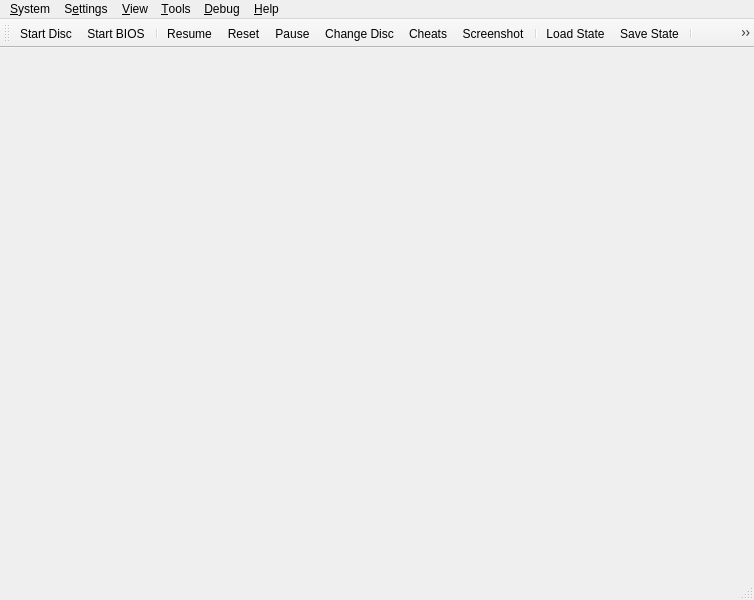
<?xml version="1.0" encoding="UTF-8"?>
<ui version="4.0">
 <class>MainWindow</class>
 <widget class="QMainWindow" name="MainWindow">
  <property name="geometry">
   <rect>
    <x>0</x>
    <y>0</y>
    <width>754</width>
    <height>600</height>
   </rect>
  </property>
  <property name="windowTitle">
   <string>DuckStation</string>
  </property>
  <property name="windowIcon">
   <iconset resource="resources/resources.qrc">
    <normaloff>:/icons/duck.png</normaloff>:/icons/duck.png</iconset>
  </property>
  <widget class="QStackedWidget" name="mainContainer">
   <property name="currentIndex">
    <number>0</number>
   </property>
   <widget class="QWidget" name="page"/>
   <widget class="QWidget" name="page_2"/>
  </widget>
  <widget class="QMenuBar" name="menuBar">
   <property name="geometry">
    <rect>
     <x>0</x>
     <y>0</y>
     <width>754</width>
     <height>21</height>
    </rect>
   </property>
   <widget class="QMenu" name="menuSystem">
    <property name="title">
     <string>&amp;System</string>
    </property>
    <widget class="QMenu" name="menuChangeDisc">
     <property name="title">
      <string>Change Disc</string>
     </property>
     <property name="icon">
      <iconset resource="resources/resources.qrc">
       <normaloff>:/icons/media-optical.png</normaloff>:/icons/media-optical.png</iconset>
     </property>
     <widget class="QMenu" name="menuChangeDiscFromPlaylist">
      <property name="title">
       <string>From Playlist...</string>
      </property>
     </widget>
     <addaction name="actionChangeDiscFromFile"/>
     <addaction name="actionChangeDiscFromGameList"/>
     <addaction name="menuChangeDiscFromPlaylist"/>
     <addaction name="actionRemoveDisc"/>
    </widget>
    <widget class="QMenu" name="menuCheats">
     <property name="title">
      <string>Cheats</string>
     </property>
     <property name="icon">
      <iconset resource="resources/resources.qrc">
       <normaloff>:/icons/conical-flask-red.png</normaloff>:/icons/conical-flask-red.png</iconset>
     </property>
    </widget>
    <widget class="QMenu" name="menuLoadState">
     <property name="title">
      <string>Load State</string>
     </property>
     <property name="icon">
      <iconset resource="resources/resources.qrc">
       <normaloff>:/icons/document-open.png</normaloff>:/icons/document-open.png</iconset>
     </property>
    </widget>
    <widget class="QMenu" name="menuSaveState">
     <property name="title">
      <string>Save State</string>
     </property>
     <property name="icon">
      <iconset resource="resources/resources.qrc">
       <normaloff>:/icons/document-save.png</normaloff>:/icons/document-save.png</iconset>
     </property>
    </widget>
    <addaction name="actionStartDisc"/>
    <addaction name="actionStartBios"/>
    <addaction name="actionResumeLastState"/>
    <addaction name="separator"/>
    <addaction name="actionPowerOff"/>
    <addaction name="actionReset"/>
    <addaction name="actionPause"/>
    <addaction name="menuChangeDisc"/>
    <addaction name="separator"/>
    <addaction name="menuCheats"/>
    <addaction name="actionScreenshot"/>
    <addaction name="separator"/>
    <addaction name="menuLoadState"/>
    <addaction name="menuSaveState"/>
    <addaction name="separator"/>
    <addaction name="actionExit"/>
   </widget>
   <widget class="QMenu" name="menuSettings">
    <property name="title">
     <string>S&amp;ettings</string>
    </property>
    <widget class="QMenu" name="menuSettingsTheme">
     <property name="title">
      <string>Theme</string>
     </property>
    </widget>
    <widget class="QMenu" name="menuSettingsLanguage">
     <property name="title">
      <string>Language</string>
     </property>
    </widget>
    <addaction name="actionFullscreen"/>
    <addaction name="separator"/>
    <addaction name="actionGeneralSettings"/>
    <addaction name="actionBIOSSettings"/>
    <addaction name="actionConsoleSettings"/>
    <addaction name="actionGameListSettings"/>
    <addaction name="actionHotkeySettings"/>
    <addaction name="actionControllerSettings"/>
    <addaction name="actionMemoryCardSettings"/>
    <addaction name="actionDisplaySettings"/>
    <addaction name="actionEnhancementSettings"/>
    <addaction name="actionPostProcessingSettings"/>
    <addaction name="actionAudioSettings"/>
    <addaction name="actionAdvancedSettings"/>
    <addaction name="separator"/>
    <addaction name="actionAddGameDirectory"/>
    <addaction name="actionScanForNewGames"/>
    <addaction name="actionRescanAllGames"/>
    <addaction name="separator"/>
    <addaction name="menuSettingsLanguage"/>
    <addaction name="menuSettingsTheme"/>
   </widget>
   <widget class="QMenu" name="menuHelp">
    <property name="title">
     <string>&amp;Help</string>
    </property>
    <addaction name="actionGitHubRepository"/>
    <addaction name="actionIssueTracker"/>
    <addaction name="actionDiscordServer"/>
    <addaction name="separator"/>
    <addaction name="actionCheckForUpdates"/>
    <addaction name="separator"/>
    <addaction name="actionAboutQt"/>
    <addaction name="actionAbout"/>
   </widget>
   <widget class="QMenu" name="menuDebug">
    <property name="title">
     <string>&amp;Debug</string>
    </property>
    <widget class="QMenu" name="menuRenderer">
     <property name="title">
      <string>Switch GPU Renderer</string>
     </property>
    </widget>
    <widget class="QMenu" name="menuCPUExecutionMode">
     <property name="title">
      <string>Switch CPU Emulation Mode</string>
     </property>
    </widget>
    <widget class="QMenu" name="menuCropMode">
     <property name="title">
      <string>Switch Crop Mode</string>
     </property>
    </widget>
    <addaction name="menuCPUExecutionMode"/>
    <addaction name="menuRenderer"/>
    <addaction name="menuCropMode"/>
    <addaction name="actionDisableInterlacing"/>
    <addaction name="actionForceNTSCTimings"/>
    <addaction name="separator"/>
    <addaction name="actionDebugDumpCPUtoVRAMCopies"/>
    <addaction name="actionDebugDumpVRAMtoCPUCopies"/>
    <addaction name="actionDumpAudio"/>
    <addaction name="actionDumpRAM"/>
    <addaction name="separator"/>
    <addaction name="actionDebugShowVRAM"/>
    <addaction name="actionDebugShowGPUState"/>
    <addaction name="actionDebugShowCDROMState"/>
    <addaction name="actionDebugShowSPUState"/>
    <addaction name="actionDebugShowTimersState"/>
    <addaction name="actionDebugShowMDECState"/>
    <addaction name="actionDebugShowDMAState"/>
   </widget>
   <widget class="QMenu" name="menu_View">
    <property name="title">
     <string>&amp;View</string>
    </property>
    <widget class="QMenu" name="menuWindowSize">
     <property name="title">
      <string>&amp;Window Size</string>
     </property>
    </widget>
    <addaction name="actionViewToolbar"/>
    <addaction name="actionViewStatusBar"/>
    <addaction name="separator"/>
    <addaction name="actionViewGameList"/>
    <addaction name="actionViewGameGrid"/>
    <addaction name="actionViewSystemDisplay"/>
    <addaction name="actionViewGameProperties"/>
    <addaction name="separator"/>
    <addaction name="menuWindowSize"/>
    <addaction name="separator"/>
    <addaction name="actionGridViewShowTitles"/>
    <addaction name="actionGridViewZoomIn"/>
    <addaction name="actionGridViewZoomOut"/>
    <addaction name="actionGridViewRefreshCovers"/>
   </widget>
   <widget class="QMenu" name="menu_Tools">
    <property name="title">
     <string>&amp;Tools</string>
    </property>
    <addaction name="actionMemory_Card_Editor"/>
    <addaction name="actionCheatManager"/>
    <addaction name="actionDebugger" />
    <addaction name="separator"/>
    <addaction name="actionOpenDataDirectory"/>
   </widget>
   <addaction name="menuSystem"/>
   <addaction name="menuSettings"/>
   <addaction name="menu_View"/>
   <addaction name="menu_Tools"/>
   <addaction name="menuDebug"/>
   <addaction name="menuHelp"/>
  </widget>
  <widget class="QToolBar" name="toolBar">
   <property name="windowTitle">
    <string>toolBar</string>
   </property>
   <property name="iconSize">
    <size>
     <width>32</width>
     <height>32</height>
    </size>
   </property>
   <property name="toolButtonStyle">
    <enum>Qt::ToolButtonTextUnderIcon</enum>
   </property>
   <attribute name="toolBarArea">
    <enum>TopToolBarArea</enum>
   </attribute>
   <attribute name="toolBarBreak">
    <bool>false</bool>
   </attribute>
   <addaction name="actionStartDisc"/>
   <addaction name="actionStartBios"/>
   <addaction name="separator"/>
   <addaction name="actionResumeLastState"/>
   <addaction name="actionReset"/>
   <addaction name="actionPause"/>
   <addaction name="actionChangeDisc"/>
   <addaction name="actionCheats"/>
   <addaction name="actionScreenshot"/>
   <addaction name="separator"/>
   <addaction name="actionLoadState"/>
   <addaction name="actionSaveState"/>
   <addaction name="separator"/>
   <addaction name="actionFullscreen"/>
   <addaction name="actionSettings"/>
  </widget>
  <widget class="QStatusBar" name="statusBar"/>
  <action name="actionStartDisc">
   <property name="icon">
    <iconset resource="resources/resources.qrc">
     <normaloff>:/icons/drive-optical.png</normaloff>:/icons/drive-optical.png</iconset>
   </property>
   <property name="text">
    <string>Start &amp;Disc...</string>
   </property>
  </action>
  <action name="actionStartBios">
   <property name="icon">
    <iconset resource="resources/resources.qrc">
     <normaloff>:/icons/drive-removable-media.png</normaloff>:/icons/drive-removable-media.png</iconset>
   </property>
   <property name="text">
    <string>Start &amp;BIOS</string>
   </property>
  </action>
  <action name="actionScanForNewGames">
   <property name="icon">
    <iconset resource="resources/resources.qrc">
     <normaloff>:/icons/folder-open.png</normaloff>:/icons/folder-open.png</iconset>
   </property>
   <property name="text">
    <string>&amp;Scan For New Games</string>
   </property>
  </action>
  <action name="actionRescanAllGames">
   <property name="icon">
    <iconset resource="resources/resources.qrc">
     <normaloff>:/icons/view-refresh.png</normaloff>:/icons/view-refresh.png</iconset>
   </property>
   <property name="text">
    <string>&amp;Rescan All Games</string>
   </property>
  </action>
  <action name="actionPowerOff">
   <property name="icon">
    <iconset resource="resources/resources.qrc">
     <normaloff>:/icons/system-shutdown.png</normaloff>:/icons/system-shutdown.png</iconset>
   </property>
   <property name="text">
    <string>Power &amp;Off</string>
   </property>
  </action>
  <action name="actionReset">
   <property name="icon">
    <iconset resource="resources/resources.qrc">
     <normaloff>:/icons/view-refresh.png</normaloff>:/icons/view-refresh.png</iconset>
   </property>
   <property name="text">
    <string>&amp;Reset</string>
   </property>
  </action>
  <action name="actionPause">
   <property name="checkable">
    <bool>true</bool>
   </property>
   <property name="icon">
    <iconset resource="resources/resources.qrc">
     <normaloff>:/icons/media-playback-pause.png</normaloff>:/icons/media-playback-pause.png</iconset>
   </property>
   <property name="text">
    <string>&amp;Pause</string>
   </property>
  </action>
  <action name="actionLoadState">
   <property name="icon">
    <iconset resource="resources/resources.qrc">
     <normaloff>:/icons/document-open.png</normaloff>:/icons/document-open.png</iconset>
   </property>
   <property name="text">
    <string>&amp;Load State</string>
   </property>
  </action>
  <action name="actionSaveState">
   <property name="icon">
    <iconset resource="resources/resources.qrc">
     <normaloff>:/icons/document-save.png</normaloff>:/icons/document-save.png</iconset>
   </property>
   <property name="text">
    <string>&amp;Save State</string>
   </property>
  </action>
  <action name="actionExit">
   <property name="text">
    <string>E&amp;xit</string>
   </property>
  </action>
  <action name="actionBIOSSettings">
   <property name="icon">
    <iconset resource="resources/resources.qrc">
     <normaloff>:/icons/media-flash-2.png</normaloff>:/icons/media-flash-2.png</iconset>
   </property>
   <property name="text">
    <string>B&amp;IOS Settings...</string>
   </property>
  </action>
  <action name="actionConsoleSettings">
   <property name="icon">
    <iconset resource="resources/resources.qrc">
     <normaloff>:/icons/utilities-system-monitor.png</normaloff>:/icons/utilities-system-monitor.png</iconset>
   </property>
   <property name="text">
    <string>C&amp;onsole Settings...</string>
   </property>
  </action>
  <action name="actionControllerSettings">
   <property name="icon">
    <iconset resource="resources/resources.qrc">
     <normaloff>:/icons/input-gaming.png</normaloff>:/icons/input-gaming.png</iconset>
   </property>
   <property name="text">
    <string>&amp;Controller Settings...</string>
   </property>
  </action>
  <action name="actionHotkeySettings">
   <property name="icon">
    <iconset resource="resources/resources.qrc">
     <normaloff>:/icons/applications-other.png</normaloff>:/icons/applications-other.png</iconset>
   </property>
   <property name="text">
    <string>&amp;Hotkey Settings...</string>
   </property>
  </action>
  <action name="actionDisplaySettings">
   <property name="icon">
    <iconset resource="resources/resources.qrc">
     <normaloff>:/icons/video-display.png</normaloff>:/icons/video-display.png</iconset>
   </property>
   <property name="text">
    <string>&amp;Display Settings...</string>
   </property>
  </action>
  <action name="actionEnhancementSettings">
   <property name="icon">
    <iconset resource="resources/resources.qrc">
     <normaloff>:/icons/antialias-icon.png</normaloff>:/icons/antialias-icon.png</iconset>
   </property>
   <property name="text">
    <string>&amp;Enhancement Settings...</string>
   </property>
  </action>
  <action name="actionPostProcessingSettings">
   <property name="icon">
    <iconset resource="resources/resources.qrc">
     <normaloff>:/icons/applications-graphics.png</normaloff>:/icons/applications-graphics.png</iconset>
   </property>
   <property name="text">
    <string>&amp;Post-Processing Settings...</string>
   </property>
  </action>
  <action name="actionFullscreen">
   <property name="icon">
    <iconset resource="resources/resources.qrc">
     <normaloff>:/icons/view-fullscreen.png</normaloff>:/icons/view-fullscreen.png</iconset>
   </property>
   <property name="text">
    <string>Fullscreen</string>
   </property>
  </action>
  <action name="actionResolution_Scale">
   <property name="text">
    <string>Resolution Scale</string>
   </property>
  </action>
  <action name="actionGitHubRepository">
   <property name="text">
    <string>&amp;GitHub Repository...</string>
   </property>
  </action>
  <action name="actionIssueTracker">
   <property name="text">
    <string>&amp;Issue Tracker...</string>
   </property>
  </action>
  <action name="actionDiscordServer">
   <property name="text">
    <string>&amp;Discord Server...</string>
   </property>
  </action>
  <action name="actionCheckForUpdates">
   <property name="text">
    <string>Check for &amp;Updates...</string>
   </property>
  </action>
  <action name="actionAboutQt">
   <property name="text">
    <string>About &amp;Qt...</string>
   </property>
  </action>
  <action name="actionAbout">
   <property name="text">
    <string>&amp;About DuckStation...</string>
   </property>
  </action>
  <action name="actionChangeDisc">
   <property name="icon">
    <iconset resource="resources/resources.qrc">
     <normaloff>:/icons/media-optical.png</normaloff>:/icons/media-optical.png</iconset>
   </property>
   <property name="text">
    <string>Change Disc...</string>
   </property>
  </action>
  <action name="actionCheats">
   <property name="icon">
    <iconset resource="resources/resources.qrc">
     <normaloff>:/icons/conical-flask-red.png</normaloff>:/icons/conical-flask-red.png</iconset>
   </property>
   <property name="text">
    <string>Cheats...</string>
   </property>
  </action>
  <action name="actionAudioSettings">
   <property name="icon">
    <iconset resource="resources/resources.qrc">
     <normaloff>:/icons/audio-card.png</normaloff>:/icons/audio-card.png</iconset>
   </property>
   <property name="text">
    <string>Audio Settings...</string>
   </property>
  </action>
  <action name="actionGameListSettings">
   <property name="icon">
    <iconset resource="resources/resources.qrc">
     <normaloff>:/icons/folder-open.png</normaloff>:/icons/folder-open.png</iconset>
   </property>
   <property name="text">
    <string>Game List Settings...</string>
   </property>
  </action>
  <action name="actionGeneralSettings">
   <property name="icon">
    <iconset resource="resources/resources.qrc">
     <normaloff>:/icons/applications-system.png</normaloff>:/icons/applications-system.png</iconset>
   </property>
   <property name="text">
    <string>General Settings...</string>
   </property>
  </action>
  <action name="actionAdvancedSettings">
   <property name="icon">
    <iconset resource="resources/resources.qrc">
     <normaloff>:/icons/applications-development.png</normaloff>:/icons/applications-development.png</iconset>
   </property>
   <property name="text">
    <string>Advanced Settings...</string>
   </property>
  </action>
  <action name="actionAddGameDirectory">
   <property name="icon">
    <iconset resource="resources/resources.qrc">
     <normaloff>:/icons/edit-find.png</normaloff>:/icons/edit-find.png</iconset>
   </property>
   <property name="text">
    <string>Add Game Directory...</string>
   </property>
  </action>
  <action name="actionSettings">
   <property name="icon">
    <iconset resource="resources/resources.qrc">
     <normaloff>:/icons/preferences-system.png</normaloff>:/icons/preferences-system.png</iconset>
   </property>
   <property name="text">
    <string>&amp;Settings...</string>
   </property>
  </action>
  <action name="actionChangeDiscFromFile">
   <property name="text">
    <string>From File...</string>
   </property>
  </action>
  <action name="actionChangeDiscFromGameList">
   <property name="text">
    <string>From Game List...</string>
   </property>
  </action>
  <action name="actionRemoveDisc">
   <property name="text">
    <string>Remove Disc</string>
   </property>
  </action>
  <action name="actionResume_State">
   <property name="text">
    <string>Resume State</string>
   </property>
  </action>
  <action name="actionGlobal_State">
   <property name="text">
    <string>Global State</string>
   </property>
  </action>
  <action name="actionDebugShowVRAM">
   <property name="checkable">
    <bool>true</bool>
   </property>
   <property name="text">
    <string>Show VRAM</string>
   </property>
  </action>
  <action name="actionDebugDumpCPUtoVRAMCopies">
   <property name="checkable">
    <bool>true</bool>
   </property>
   <property name="text">
    <string>Dump CPU to VRAM Copies</string>
   </property>
  </action>
  <action name="actionDebugDumpVRAMtoCPUCopies">
   <property name="checkable">
    <bool>true</bool>
   </property>
   <property name="text">
    <string>Dump VRAM to CPU Copies</string>
   </property>
  </action>
  <action name="actionDisableInterlacing">
   <property name="checkable">
    <bool>true</bool>
   </property>
   <property name="text">
    <string>Disable Interlacing</string>
   </property>
  </action>
  <action name="actionForceNTSCTimings">
   <property name="checkable">
    <bool>true</bool>
   </property>
   <property name="text">
    <string>Force NTSC Timings</string>
   </property>
  </action>
  <action name="actionDumpAudio">
   <property name="checkable">
    <bool>true</bool>
   </property>
   <property name="text">
    <string>Dump Audio</string>
   </property>
  </action>
  <action name="actionDumpRAM">
   <property name="text">
    <string>Dump RAM...</string>
   </property>
  </action>
  <action name="actionDebugShowGPUState">
   <property name="checkable">
    <bool>true</bool>
   </property>
   <property name="text">
    <string>Show GPU State</string>
   </property>
  </action>
  <action name="actionDebugShowCDROMState">
   <property name="checkable">
    <bool>true</bool>
   </property>
   <property name="text">
    <string>Show CDROM State</string>
   </property>
  </action>
  <action name="actionDebugShowSPUState">
   <property name="checkable">
    <bool>true</bool>
   </property>
   <property name="text">
    <string>Show SPU State</string>
   </property>
  </action>
  <action name="actionDebugShowTimersState">
   <property name="checkable">
    <bool>true</bool>
   </property>
   <property name="text">
    <string>Show Timers State</string>
   </property>
  </action>
  <action name="actionDebugShowMDECState">
   <property name="checkable">
    <bool>true</bool>
   </property>
   <property name="text">
    <string>Show MDEC State</string>
   </property>
  </action>
  <action name="actionDebugShowDMAState">
   <property name="checkable">
    <bool>true</bool>
   </property>
   <property name="text">
    <string>Show DMA State</string>
   </property>
  </action>
  <action name="actionScreenshot">
   <property name="icon">
    <iconset resource="resources/resources.qrc">
     <normaloff>:/icons/camera-photo.png</normaloff>:/icons/camera-photo.png</iconset>
   </property>
   <property name="text">
    <string>&amp;Screenshot</string>
   </property>
  </action>
  <action name="actionMemoryCardSettings">
   <property name="icon">
    <iconset resource="resources/resources.qrc">
     <normaloff>:/icons/media-flash-24.png</normaloff>:/icons/media-flash-24.png</iconset>
   </property>
   <property name="text">
    <string>&amp;Memory Card Settings...</string>
   </property>
  </action>
  <action name="actionResumeLastState">
   <property name="icon">
    <iconset resource="resources/resources.qrc">
     <normaloff>:/icons/media-playback-start.png</normaloff>:/icons/media-playback-start.png</iconset>
   </property>
   <property name="text">
    <string>Resume</string>
   </property>
   <property name="toolTip">
    <string>Resumes the last save state created.</string>
   </property>
  </action>
  <action name="actionViewToolbar">
   <property name="checkable">
    <bool>true</bool>
   </property>
   <property name="checked">
    <bool>true</bool>
   </property>
   <property name="text">
    <string>&amp;Toolbar</string>
   </property>
  </action>
  <action name="actionViewStatusBar">
   <property name="checkable">
    <bool>true</bool>
   </property>
   <property name="checked">
    <bool>true</bool>
   </property>
   <property name="text">
    <string>&amp;Status Bar</string>
   </property>
  </action>
  <action name="actionViewGameList">
   <property name="text">
    <string>Game &amp;List</string>
   </property>
  </action>
  <action name="actionViewSystemDisplay">
   <property name="enabled">
    <bool>false</bool>
   </property>
   <property name="text">
    <string>System &amp;Display</string>
   </property>
  </action>
  <action name="actionViewGameProperties">
   <property name="text">
    <string>Game &amp;Properties</string>
   </property>
  </action>
  <action name="actionMemory_Card_Editor">
   <property name="text">
    <string>Memory &amp;Card Editor</string>
   </property>
  </action>
  <action name="actionCheatManager">
   <property name="text">
    <string>C&amp;heat Manager</string>
   </property>
  </action>
  <action name="actionDebugger">
   <property name="text">
    <string>D&amp;ebugger</string>
   </property>
  </action>
  <action name="actionViewGameGrid">
   <property name="text">
    <string>Game &amp;Grid</string>
   </property>
  </action>
  <action name="actionGridViewShowTitles">
   <property name="checkable">
    <bool>true</bool>
   </property>
   <property name="checked">
    <bool>true</bool>
   </property>
   <property name="text">
    <string>Show Titles (Grid View)</string>
   </property>
  </action>
  <action name="actionGridViewZoomIn">
   <property name="text">
    <string>Zoom &amp;In (Grid View)</string>
   </property>
   <property name="shortcut">
    <string>Ctrl++</string>
   </property>
  </action>
  <action name="actionGridViewZoomOut">
   <property name="text">
    <string>Zoom &amp;Out (Grid View)</string>
   </property>
   <property name="shortcut">
    <string>Ctrl+-</string>
   </property>
  </action>
  <action name="actionGridViewRefreshCovers">
   <property name="text">
    <string>Refresh &amp;Covers (Grid View)</string>
   </property>
  </action>
  <action name="actionOpen_Memory_Card_Directory">
   <property name="text">
    <string>Open Memory Card Directory...</string>
   </property>
  </action>
  <action name="actionOpenDataDirectory">
   <property name="text">
    <string>Open Data Directory...</string>
   </property>
  </action>
 </widget>
 <resources>
  <include location="resources/resources.qrc"/>
 </resources>
 <connections/>
</ui>
